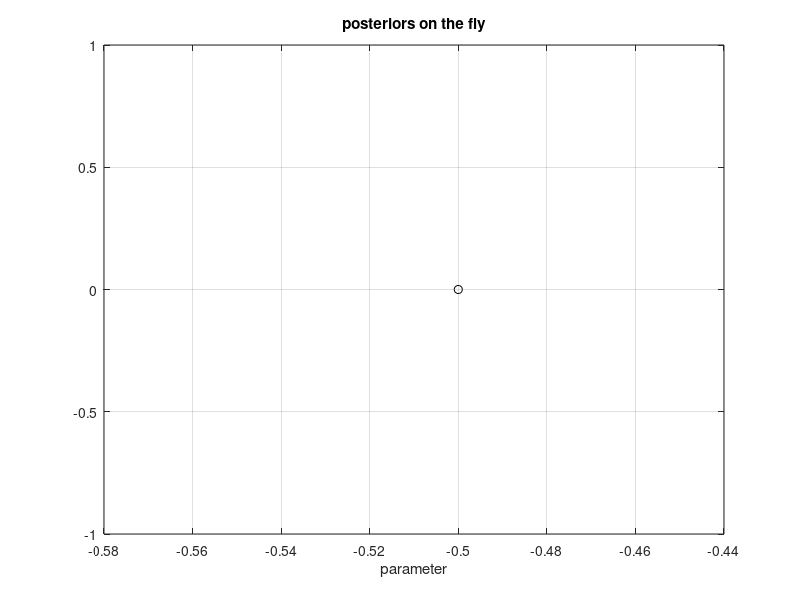

Write MATLAB code to recreate this figure. (Note: this script raises an error after producing the figure.)
%%

clear variables
close all
clc

% u_min = -0.8;
% u_max = 0.8;

u_min = -1;
u_max = 1;

num_trials = 1;

num_resamples = 4;

num_gd_steps = 30;

hessian_opt = 0;
num_hop_steps = 1e4;

costs_hop = zeros(1,num_hop_steps,num_trials);



%% nominal input

clear theta

% -------------------------------------------------------------------------

% theta(1) = -0.5; theta(2) = 1; theta(3) = 1; theta(4) = 1; theta(5) = 0.1;
% theta(6) = 0.01; theta(7) = 0.1; theta(8) = 0.01;
% 
% % Note: (8/2/19) - we observe a lot of instability with th(6) = 0.1;
% % theta(6) = 
% 
% % f = @(x,u,th) th(1)*(x.*(x-1).*(x+1)) + th(2)*u; 
% f = @(x,u,th) sign(th(1)*(x.*(x-1).*(x+1)) + th(2)*u).*min(abs(th(1)*(x.*(x-1).*(x+1)) + th(2)*u),1); 
% 
% g = @(x,u,th) th(3)*x + th(4)*x.^2 + th(5)*x.^3;
% 
% clear model
% model.f = f;
% model.g = g;
% 
% model.dfdx = @(x,u,th) th(1)*(3*x.^2-1);
% model.dgdx = @(x,u,th) th(3) + 2*th(4)*x + 3*th(5)*x.^2;
% model.dfdth = @(x,u,th) (x.*(x-1).*(x+1));

% -------------------------------------------------------------------------

theta(1) = -0.5; theta(2) = 1; theta(3) = 1; theta(4) = 1; theta(5) = 0.1;
theta(6) = 0.01; theta(7) = 0.01; theta(8) = 0.01;
 

f = @(x,u,th) th(1)*(x.*(x-1).*(x+1))./(1+x.^2) + th(2)*u; 
g = @(x,u,th) th(3)*x + th(4)*x.^2 + th(5)*x.^3;

clear model
model.f = f;
model.g = g;

model.dfdx = @(x,u,th) th(1)*((1+x.^2).*(3*x.^2-1) - (x.^3-x).*(1+x.^2))./((1+x.^2).^2);
model.dgdx = @(x,u,th) th(3) + 2*th(4)*x + 3*th(5)*x.^2;
model.dfdth = @(x,u,th)(x.*(x-1).*(x+1))./(1+x.^2);


% -------------------------------------------------------------------------


param_index = 1;

nx = 1;
ny = 1;
nu = 1;

T = 30;
x1 = 0;

model.x1 = x1;
model.nx = nx;
model.nu = nu;
model.ny = ny;

%% posteriors on the fly

post_on_fly = 1;

ths_on_fly = linspace(-2,1,500);

posteriors_on_fly = zeros(1,length(ths_on_fly),num_resamples);

if post_on_fly
    fig_fly = figure;
    plot(theta(param_index),0,'ko')
    hold on
    xlabel('parameter')
    grid on
    leg_fly = {'true'};
    title('posteriors on the fly')    
end


%%

input_storage_intervals = [1:10,20:20:num_resamples];

us_inc_store = zeros(nu,T,length(input_storage_intervals));

inc_st_index = 1;


%%

us_nom = zeros(nu,T,num_trials);
us_sgn = zeros(nu,T,num_trials);
us_lo = zeros(nu,T,num_trials);

clear pdfs_nom pdfs_sgn pdfs_lo

norms_us_lo = zeros(num_resamples,num_trials);



%%


for trial_index = 1:num_trials


u = 0.1*mvnrnd(0,1,T)';

% u = sign(u);
u(u>u_max) = u_max;
u(u<u_min) = u_min;

w = 0*mvnrnd(0,theta(6),T)';
v = 0*mvnrnd(0,theta(7),T)';

[y,x] = sim_flex_nl(model,theta,x1,u,w,v);

figure
subplot(3,1,1)
plot(1:T,y)
title('output')

subplot(3,1,2)
plot(1:T,x)
title('state')

subplot(3,1,3)
plot(1:T,u)
title('input')


%%

clear ops_hmc

ops_hmc.theta = theta;
ops_hmc.param_index = param_index;
ops_hmc.iters = 1e3;
ops_hmc.inertia = 1*eye(T*nx+1);
% ops_hmc.stepsize = 0.5e-2;
% ops_hmc.simlength = 100;
ops_hmc.stepsize = 0.5e-2;
ops_hmc.simlength = 50;
ops_hmc.model = model;

% for stable model
% ops_hmc.stepsize = 0.1e-2;
% ops_hmc.simlength = 75;

num_samples = 40;


%% quick check

% ops = ops_hmc;
% 
% % th_tmp = theta;
% % th_tmp(param_index) = -0.45;
% 
% ops.u = u;
% ops.theta = theta;
% 
% res = likelihood_hessian(ops)
% 
% stop

%%

figure(100)
plot(theta(param_index),0,'ko')
hold on
xlabel('parameter')
grid on
leg_hmc = {'true'};
title('posteriors (via hmc)')

% figure(200)
% plot(1:T,u)
% hold on
% xlabel('time')
% grid on
% leg_inputs = {'nominal'};
% title('inputs')


%% another input

u_sgn = u_max*sign(u);

[y_sgn,x_sgn] = sim_flex_nl(model,theta,x1,u_sgn,w,v);

% hmc
q_init = [x_sgn,theta(param_index)]';

ops = ops_hmc;

ops.y = y_sgn;
ops.u = u_sgn;
ops.q_init = q_init;

fprintf('Running HMC...')
t_hmc_s = tic;
res_hmc = hmc_flex_nl(ops);
fprintf('done. %.2f sec\n',toc(t_hmc_s))

fprintf('acceptance rate: %.2f\n',100*sum(res_hmc.acpt)/ops.iters)  

% 
noBurnInIterations = 500;
noBins = 50;

ops = [];
ops.markovChain = res_hmc.q(T*nx+1,1:1:end);
ops.noBurnInIterations = noBurnInIterations;
ops.noBins = noBins;
ops.normalization = 'pdf';
ops.title = ['param ' num2str(1)] ;
ops.subplots = 4;

res_plot = process_mcmc(ops);
close(res_plot.fighandle);

lw = 1.5;

figure(100)
tmp = diff(res_plot.binEdges);
d = tmp(1)/2;
plot(res_plot.binEdges(1:end-1)+d,res_plot.binCount,'k','linewidth',lw)
leg_hmc{end+1} = ['sign'];
legend(leg_hmc)

ths_sgn = res_plot.binEdges(1:end-1)+d;
pdf_sgn = res_plot.binCount;

%% iteratively improve nominal input via hmc

x_tmp = x;
y_tmp = y;
u_tmp = u;

u_lo = u_tmp;

% x_tmp = x_sgn;
% y_tmp = y_sgn;
% u_tmp = u_sgn;

% num_resamples = 1;

%%

for lin_index = 1:num_resamples
    
    t_start_iter = tic;
    
%% run hmc

    q_init = [x_tmp,theta(param_index)]';
    
    ops = ops_hmc;

    ops.y = y_tmp;
    ops.u = u_tmp;
    ops.q_init = q_init;

    fprintf('Running HMC...')
    t_hmc_s = tic;
    res_hmc = hmc_flex_nl(ops);
    fprintf('done. %.2f sec\n',toc(t_hmc_s))

    fprintf('acceptance rate: %.2f\n',100*sum(res_hmc.acpt)/ops.iters)  
    
% 

    noBurnInIterations = 500;
    noBins = 50;

    ops = [];
    ops.markovChain = res_hmc.q(T*nx+1,1:1:end);
    ops.noBurnInIterations = noBurnInIterations;
    ops.noBins = noBins;
    ops.normalization = 'pdf';
    ops.title = ['param ' num2str(1)] ;
    ops.subplots = 4;

    res_plot = process_mcmc(ops);
    close(res_plot.fighandle);
    
    if lin_index == 1
        lw = 1.5;
    else
        lw = 0.8;
    end

%     figure(100)
%     tmp = diff(res_plot.binEdges);
%     d = tmp(1)/2;
%     plot(res_plot.binEdges(1:end-1)+d,res_plot.binCount,'linewidth',lw)
%     leg_hmc{end+1} = ['iteration ' num2str(lin_index-1)];
%     legend(leg_hmc)
        
%     if lin_index > 1
%         
%         figure(101)
% %         figure
%         
%         plot(theta(param_index),0,'ko')
%         hold on
%         plot(ths_sgn,pdf_sgn,'k')
%         plot(ths_tmp,pdf_tmp)
%         plot(res_plot.binEdges(1:end-1)+d,res_plot.binCount)
%         xlabel('parameter')
%         grid on
%         legend('true','sign',['iter ' num2str(lin_index-2)],['iter ' num2str(lin_index-1)]);
%         title('posteriors (via hmc)')  
%         hold off
%     
%     
%     end
    
    ths_tmp = res_plot.binEdges(1:end-1)+d;
    pdf_tmp = res_plot.binCount;    
    

%% local optimization

% samples
    ofst = 500;
    del = 10;

    q_samples = res_hmc.q(:,ofst:del:ofst+(num_samples-1)*del);
    p_samples = res_hmc.p(:,ofst:del:ofst+(num_samples-1)*del); 

    clear ops

    ops = ops_hmc;

%     th_wrong = theta;
%     th_wrong(1) = -0.4;
%     ops.theta = th_wrong;

    ops.q_samples = q_samples;
    ops.p_samples = p_samples;

    % ops.y = ys; % fix output

    ops

    gdss = 10;
    
    u_gd = u_tmp;
    u_gd_old = u_gd;
    
    f_old = inf;

    for i = 1:num_gd_steps

    % compute gradient
        [f_new,df_new] = nmpc_hmc_flex_nl_multicost(u_gd,ops);
        
        if i == 1
            f_old = f_new;
            df_old = df_new;
        end
        
        fprintf('\tcost at start of iter %d: %.5e, f_old %.5e\n',i,f_new*size(q_samples,2),f_old*size(q_samples,2))
%        fprintf('\t\t u(1) = %.4f, u_old(1) = %.4f\n',u_gd(1),u_gd_old(1))
        
        if f_new < f_old
% then the previous stepsize was fine
    % update input
            u_gd_old = u_gd;
            f_old = f_new; 
            df_old = df_new;
        else
            if i > 1
            u_gd = u_gd_old;
            gdss = gdss/2;       
            fprintf('changing stepsize: %.5e\n',gdss)
            end
            
            if gdss < 1e-4
                break;
            end
            
        end
        
        u_gd = u_gd - gdss*df_old'; 
        
    % project onto constraints
        u_gd(u_gd>u_max) = u_max;
        u_gd(u_gd<u_min) = u_min;

    end

    u_tmp = u_gd;

    figure(200)
    plot(1:T,u)
    hold on
    plot(1:T,u_tmp)
    xlabel('time')
    grid on
    legend('nominal',['iteration ' num2str(lin_index)])
    title('inputs')
    hold off

    if lin_index > 1
    figure(201)
    plot(1:T,u_lo)
    hold on
    plot(1:T,u_tmp)
    legend(['iter ' num2str(lin_index-1)],['iter ' num2str(lin_index)])
    grid on
    title('inputs')
    hold off
    end
    
    
%     if lin_index == num_resamples
%     figure(202)
%     plot(1:T,u_lo)
%     hold on
%     plot(1:T,u_tmp)
%     legend(['iter ' num2str(lin_index-1)],['iter ' num2str(lin_index)])
%     grid on
%     title('inputs')
%     hold off
%     end    
    
    norms_us_lo(lin_index,trial_index) = norm(u_tmp - u_lo);


    % simualte
    [y_tmp,x_tmp] = sim_flex_nl(model,theta,x1,u_tmp,w,v);   
    
    u_lo = u_tmp;
    x_lo = x_tmp;
    y_lo = y_tmp;    
    
    
    fprintf('\niteration time: %.2f\n',toc(t_start_iter))
    
    
    if sum(lin_index == input_storage_intervals)
        
        us_inc_store(:,:,inc_st_index) = u_lo;
        
%         tmp.ths = ths_lo;
%         tmp.pdf = pdf_lo;
%         pdfs_lo{trial_index} = tmp;
        
        inc_st_index = inc_st_index + 1;
        
    end    
    
    
    pause(0.1)

%% posterior as we go

    

    if post_on_fly

        num_particles = 2e3;

        n = length(ths_on_fly);
        ls = zeros(1,n);
        lls = zeros(1,n);

        fprintf('Running particle filter...')
        clear ops_pf
        ops_pf.num_particles = num_particles;
        ops_pf.model = model;
        ops_pf.u = u_tmp;
        ops_pf.y = y_tmp;

        theta_tmp = theta;

        for i = 1:n

            theta_tmp(param_index) = ths_on_fly(i);
            ops_pf.theta = theta_tmp; 

            [particles,weights,xf,loglik,ancestors] = pf_flex_nl(ops_pf);

            lls(i) = (loglik);
            ls(i) = exp(loglik);

        end
        fprintf('done\n')
        sl = trapz(ths_on_fly,ls);
        posteriors_on_fly(:,:,lin_index) = ls/sl;

        figure(fig_fly)
        plot(ths_on_fly,posteriors_on_fly(:,:,lin_index))
        leg_fly{end+1} = ['iter ' num2str(lin_index)];
        legend(leg_fly)
       
    end
    
    
    
    
end


%% optimize approximate hessian with gradient descent
    
if hessian_opt

    clear ops

    ops = ops_hmc;

    th_wrong = theta;
    th_wrong(1) = -0.8;
    ops.theta = th_wrong;

    ops

    gdss = 0.1;
    
    u_gd = u;
    u_gd_old = u_gd;
    
    f_old = inf;

    i = 1;

    stop_opt = 0;

    while ~stop_opt

        ops.u = u_gd;

        res = likelihood_hessian(ops);
        f_new = res.hessian;
        df_new = res.d_hessian_fd;
        
        if i == 1
            f_old = f_new;
            df_old = df_new;
        end
        
        fprintf('\tcost at start of iter %d: %.5e, f_old %.5e\n',i,f_new,f_old)
%        fprintf('\t\t u(1) = %.4f, u_old(1) = %.4f\n',u_gd(1),u_gd_old(1))
        
        if f_new <= f_old
% then the previous stepsize was fine
    % update input
    
            if (i > 1) && (f_old - f_new < 1e-3)
                stop_opt = 1;
            end

            costs_hop(1,i,trial_index) = f_new;    
    
            u_gd_old = u_gd;
            f_old = f_new; 
            df_old = df_new;
            i = i + 1;
        else
            if i > 1
            u_gd = u_gd_old;
            gdss = gdss/2;       
            fprintf('changing stepsize: %.5e\n',gdss)
            end
            
%             if gdss < 1e-4
%                 break;
%             end
            
        end
        
        u_gd = u_gd - gdss*df_old'; 
        
    % project onto constraints
        u_gd(u_gd>u_max) = u_max;
        u_gd(u_gd<u_min) = u_min;
        
        
        if i == num_hop_steps
            stop_opt = 1;
        end        

    end

    u_hess = u_gd;

%     us_hop(:,:,trial_index) = u_hess;

    % simualte
    [y_hess,x_hess] = sim_flex_nl(model,theta,x1,u_hess,w,v);   

    u_hop = u_hess;
    x_hop = x_hess;
    y_hop = y_hess; 

end



%% posteriors from hmc

tmp_num_iters = 10e3;

ops = ops_hmc;

ops.iters = tmp_num_iters;
ops.y = y;
ops.u = u;
ops.q_init = [x,theta(param_index)]';

fprintf('Running HMC...')
t_hmc_s = tic;
res_hmc = hmc_flex_nl(ops);
fprintf('done. %.2f sec\n',toc(t_hmc_s))

fprintf('acceptance rate: %.2f\n',100*sum(res_hmc.acpt)/ops.iters)  

% 

noBurnInIterations = 500;
noBins = 50;

ops = [];
ops.markovChain = res_hmc.q(T*nx+1,1:1:end);
ops.noBurnInIterations = noBurnInIterations;
ops.noBins = noBins;
ops.normalization = 'pdf';
ops.title = ['nominal'] ;
ops.subplots = 4;

res_plot = process_mcmc(ops);
% close(res_plot.fighandle);

tmp = diff(res_plot.binEdges);
d = tmp(1)/2;

ths_nom = res_plot.binEdges(1:end-1)+d;
pdf_nom = res_plot.binCount;



ops = ops_hmc;

ops.iters = tmp_num_iters;
ops.y = y_sgn;
ops.u = u_sgn;
ops.q_init = [x_sgn,theta(param_index)]';

fprintf('Running HMC...')
t_hmc_s = tic;
res_hmc = hmc_flex_nl(ops);
fprintf('done. %.2f sec\n',toc(t_hmc_s))

fprintf('acceptance rate: %.2f\n',100*sum(res_hmc.acpt)/ops.iters)  

% 

noBurnInIterations = 500;
noBins = 50;

ops = [];
ops.markovChain = res_hmc.q(T*nx+1,1:1:end);
ops.noBurnInIterations = noBurnInIterations;
ops.noBins = noBins;
ops.normalization = 'pdf';
ops.title = ['sign'] ;
ops.subplots = 4;

res_plot = process_mcmc(ops);
% close(res_plot.fighandle);

tmp = diff(res_plot.binEdges);
d = tmp(1)/2;

ths_sgn = res_plot.binEdges(1:end-1)+d;
pdf_sgn = res_plot.binCount;



ops = ops_hmc;

ops.iters = tmp_num_iters;
ops.y = y_lo;
ops.u = u_lo;
ops.q_init = [x,theta(param_index)]';

fprintf('Running HMC...')
t_hmc_s = tic;
res_hmc = hmc_flex_nl(ops);
fprintf('done. %.2f sec\n',toc(t_hmc_s))

fprintf('acceptance rate: %.2f\n',100*sum(res_hmc.acpt)/ops.iters)  

% 

noBurnInIterations = 500;
noBins = 50;

ops = [];
ops.markovChain = res_hmc.q(T*nx+1,1:1:end);
ops.noBurnInIterations = noBurnInIterations;
ops.noBins = noBins;
ops.normalization = 'pdf';
ops.title = ['optimized'] ;
ops.subplots = 4;

res_plot = process_mcmc(ops);
% close(res_plot.fighandle);

tmp = diff(res_plot.binEdges);
d = tmp(1)/2;

ths_lo = res_plot.binEdges(1:end-1)+d;
pdf_lo = res_plot.binCount;


%%
lw = 1.5;
figure
plot(theta(param_index),0,'ko')
hold on
plot(ths_nom,pdf_nom,'linewidth',lw)
plot(ths_sgn,pdf_sgn,'linewidth',lw)
plot(ths_lo,pdf_lo,'linewidth',lw)
grid on
xlabel('parameter')
legend('true','nominal','sign of nominal','locally optimized')
title('posteriors from hmc')


%% compute posteriors with particle filter

% ths = linspace(0.9*theta(param_index),1.1*theta(param_index),500);
ths = linspace(-2.5,1.5,600);

num_particles = 10e3;

n = length(ths);
ls = zeros(1,n);
lls = zeros(1,n);

fprintf('Running particle filter...')
clear ops_pf
ops_pf.num_particles = num_particles;
ops_pf.model = model;
ops_pf.u = u;
ops_pf.y = y;

theta_tmp = theta;

for i = 1:n
    
    theta_tmp(param_index) = ths(i);
    ops_pf.theta = theta_tmp; 
    
    [particles,weights,xf,loglik,ancestors] = pf_flex_nl(ops_pf);
    
    lls(i) = (loglik);
    ls(i) = exp(loglik);
    
end
fprintf('done\n')
sl = trapz(ths,ls);
ls_nom = ls/sl;


fprintf('Running particle filter...')
clear ops_pf
ops_pf.num_particles = num_particles;
ops_pf.model = model;
ops_pf.u = u_sgn;
ops_pf.y = y_sgn;

theta_tmp = theta;

for i = 1:n
    
    theta_tmp(param_index) = ths(i);
    ops_pf.theta = theta_tmp; 
    
    [particles,weights,xf,loglik,ancestors] = pf_flex_nl(ops_pf);
    
    lls(i) = (loglik);
    ls(i) = exp(loglik);
    
end
fprintf('done\n')
sl = trapz(ths,ls);
ls_sgn = ls/sl;


fprintf('Running particle filter...')
clear ops_pf
ops_pf.num_particles = num_particles;
ops_pf.model = model;
ops_pf.u = u_lo;
ops_pf.y = y_lo;
% ops_pf.u = u_lo_sgn;
% ops_pf.y = y_lo_sgn;

theta_tmp = theta;

for i = 1:n
    
    theta_tmp(param_index) = ths(i);
    ops_pf.theta = theta_tmp; 
    
    [particles,weights,xf,loglik,ancestors] = pf_flex_nl(ops_pf);
    
    lls(i) = (loglik);
    ls(i) = exp(loglik);
    
end
fprintf('done\n')
sl = trapz(ths,ls);
ls_lo = ls/sl;


if hessian_opt

fprintf('Running particle filter...')
clear ops_pf
ops_pf.num_particles = num_particles;
ops_pf.model = model;
ops_pf.u = u_hop;
ops_pf.y = y_hop;

theta_tmp = theta;

for i = 1:n
    
    theta_tmp(param_index) = ths(i);
    ops_pf.theta = theta_tmp; 
    
    [particles,weights,xf,loglik,ancestors] = pf_flex_nl(ops_pf);
    
    lls(i) = (loglik);
    ls(i) = exp(loglik);
    
end
fprintf('done\n')
sl = trapz(ths,ls);
ls_hop = ls/sl;

end

%%

lw = 1.5;
figure
plot(theta(param_index),0,'ko')
hold on
plot(ths,ls_nom,'linewidth',lw)
plot(ths,ls_sgn,'linewidth',lw)
plot(ths,ls_lo,'linewidth',lw)

if hessian_opt  
    plot(ths,ls_hop,'linewidth',lw)
    legend('true','nominal','sign of nominal','locally optimized','hessian optimization')
else
    legend('true','nominal','sign of nominal','locally optimized')
end
    
grid on
xlabel('parameter')
title('posteriors from pf')


%%

figure
plot(1:T,u,'linewidth',4)
hold on
plot(1:T,u_sgn,'k','linewidth',3.5)
plot(1:T,u_lo,'r','linewidth',1.5)
set(gca,'ylim',[-1.1,1.5])
% set(gca,'xlim',[50 100])
xlabel('time')
title('inputs')
grid on
legend('nominal','sign of nominal',['iter ' num2str(lin_index)])


%%

figure
subplot(3,1,1)
plot(1:T,y,'linewidth',lw)
hold on
plot(1:T,y_sgn,'linewidth',lw)
plot(1:T,y_lo,'linewidth',lw)
title('output')
grid on

subplot(3,1,2)
plot(1:T,x,'linewidth',lw)
hold on
plot(1:T,x_sgn,'linewidth',lw)
plot(1:T,x_lo,'linewidth',lw)
title('state')
grid on

subplot(3,1,3)
plot(1:T,u,'linewidth',lw)
hold on
plot(1:T,u_sgn,'linewidth',lw)
plot(1:T,u_lo,'linewidth',lw)
title('input')
grid on



%% store some stuff

us_nom(:,:,trial_index) = u;
us_sgn(:,:,trial_index) = u_sgn;
us_lo(:,:,trial_index) = u_lo;

clear tmp
tmp.ths = ths_nom;
tmp.pdf = pdf_nom;
pdfs_nom{trial_index} = tmp;

tmp.ths = ths_sgn;
tmp.pdf = pdf_sgn;
pdfs_sgn{trial_index} = tmp;

tmp.ths = ths_lo;
tmp.pdf = pdf_lo;
pdfs_lo{trial_index} = tmp;


end

stop


%%

s_date = datestr(clock,'ddmmmyyyy_HHMM');
s_name = ['nonlin_mac_' s_date '.mat'];

save(s_name,'-v7.3')


%%

u_lo_sgn = sign(u_lo);
[y_lo_sgn,x_lo_sgn] = sim_flex_nl(model,theta,x1,u_lo_sgn,w,v); 


%% check norms

figure
plot(norms_us_lo)
set(gca,'yscale','log')
ylabel('|u(i) - u(i+1)|')
xlabel('iteration')
grid on


%%

length(input_storage_intervals)

figure

for i = 1:10
    
    subplot(5,2,i)
    if i == 1
        plot(u)
    else
        plot(us_inc_store(:,:,i-1))
    end
    hold on
    plot(us_inc_store(:,:,i))
    
    title(['iter ' num2str(i-1) ', and iter ' num2str(i)])
     
end


%%

figure

for i = 11:20
    
    subplot(5,2,i-10)
    plot(us_inc_store(:,:,i-1))
    hold on
    plot(us_inc_store(:,:,i))
    
    title(['iter ' num2str(input_storage_intervals(i-1)) ', and iter ' num2str(input_storage_intervals(i))])
     
end


%%

figure

for i = 21:29
    
    subplot(5,2,i-20)
    plot(us_inc_store(:,:,i-1))
    hold on
    plot(us_inc_store(:,:,i))
    
    title(['iter ' num2str(input_storage_intervals(i-1)) ', and iter ' num2str(input_storage_intervals(i))])
     
end


%%

figure
plot(u,'k','linewidth',1.5)
hold on
tmp_leg = {'initial'};
for i = [10:5:60]
    plot(us_inc_store(:,:,i))
    tmp_leg{end+1} = ['iter ' num2str(input_storage_intervals(i))]; 
end
legend(tmp_leg)
grid on

%%

figure;
plot(theta(param_index),0,'ko')
hold on
xlabel('parameter')
grid on
leg_tmp = {'true'};
title('posteriors on the fly')  

for i = [1,100,150]

    plot(ths_on_fly,posteriors_on_fly(:,:,i))
    leg_tmp{end+1} = ['iter ' num2str(i)];

end

legend(leg_tmp)


